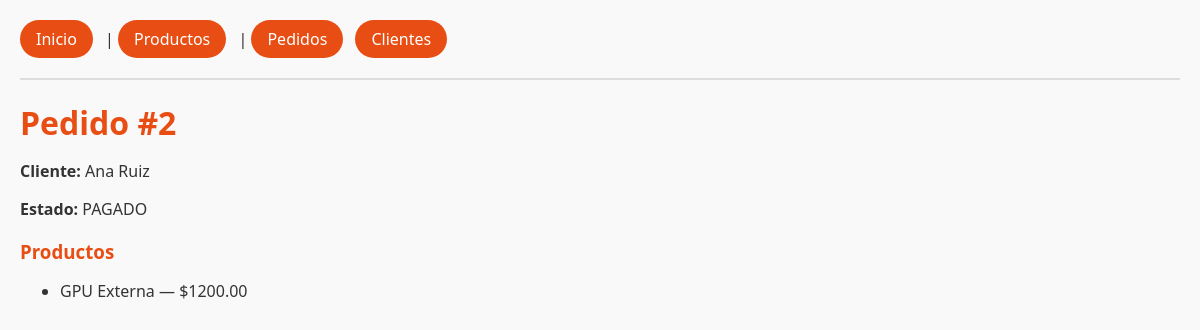
Before: /pedidos/2/ with the older database file.
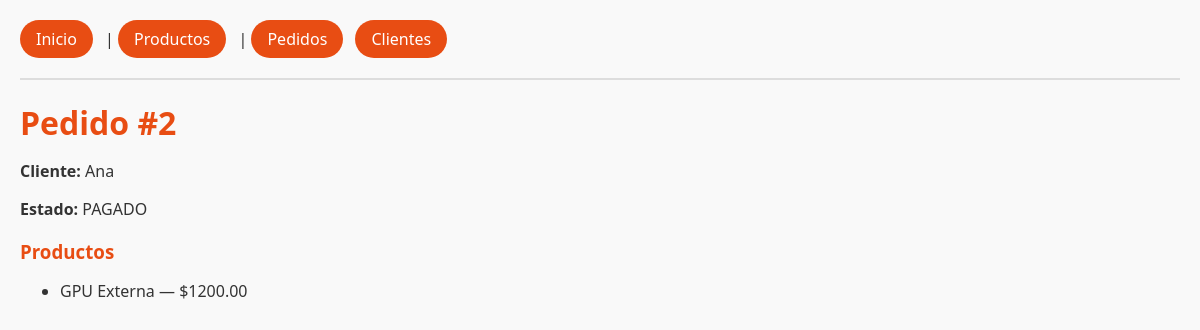
After: the same page with the newer database file.
### tienda/models.py (models this page shows, shortened)
class Pedido(models.Model):
    ESTADOS = [
        ("CREADO", "Creado"),
        ("PAGADO", "Pagado"),
        ("ENVIADO", "Enviado"),
        ("CERRADO", "Cerrado"),
    ]
    cliente = models.ForeignKey(
        Cliente, on_delete=models.CASCADE, related_name="pedidos"
    )
    productos = models.ManyToManyField(Producto, related_name="pedidos")
    estado = models.CharField(max_length=10, choices=ESTADOS, default="CREADO")
    fecha = models.DateTimeField(auto_now_add=True)

class Cliente(models.Model):
    nombre = models.CharField(max_length=120)
    correo = models.EmailField(unique=True)
    fecha_registro = models.DateTimeField(auto_now_add=True)
    activo = models.BooleanField(default=True)

### tienda/views.py (the view)
# urls.py: path("pedidos/<int:pk>/", views.detalle_pedido, name="detalle_pedido"),
def detalle_pedido(request, pk):
    pedido = get_object_or_404(
        Pedido.objects.select_related("cliente").prefetch_related("productos"), pk=pk
    )
    return render(request, "tienda/detalle_pedido.html", {"pedido": pedido})

### tienda/templates/tienda/detalle_pedido.html (shortened to what this page needs)
{% extends "tienda/base.html" %}
{% block content %}
  <h1>Pedido #{{ pedido.id }}</h1>
  <p><strong>Cliente:</strong> {{ pedido.cliente.nombre }}</p>
  <p><strong>Estado:</strong> {{ pedido.estado }}</p>
  <h3>Productos</h3>
  <ul>
    {% for pr in pedido.productos.all %}
      <li>{{ pr.nombre }} — ${{ pr.precio|floatformat:2 }}</li>
    {% endfor %}
  </ul>
{% endblock %}

Changed rows visible on the page:
changed through a linked row, Pedido "PAGADO": cliente.nombre "Ana Ruiz" → "Ana"
